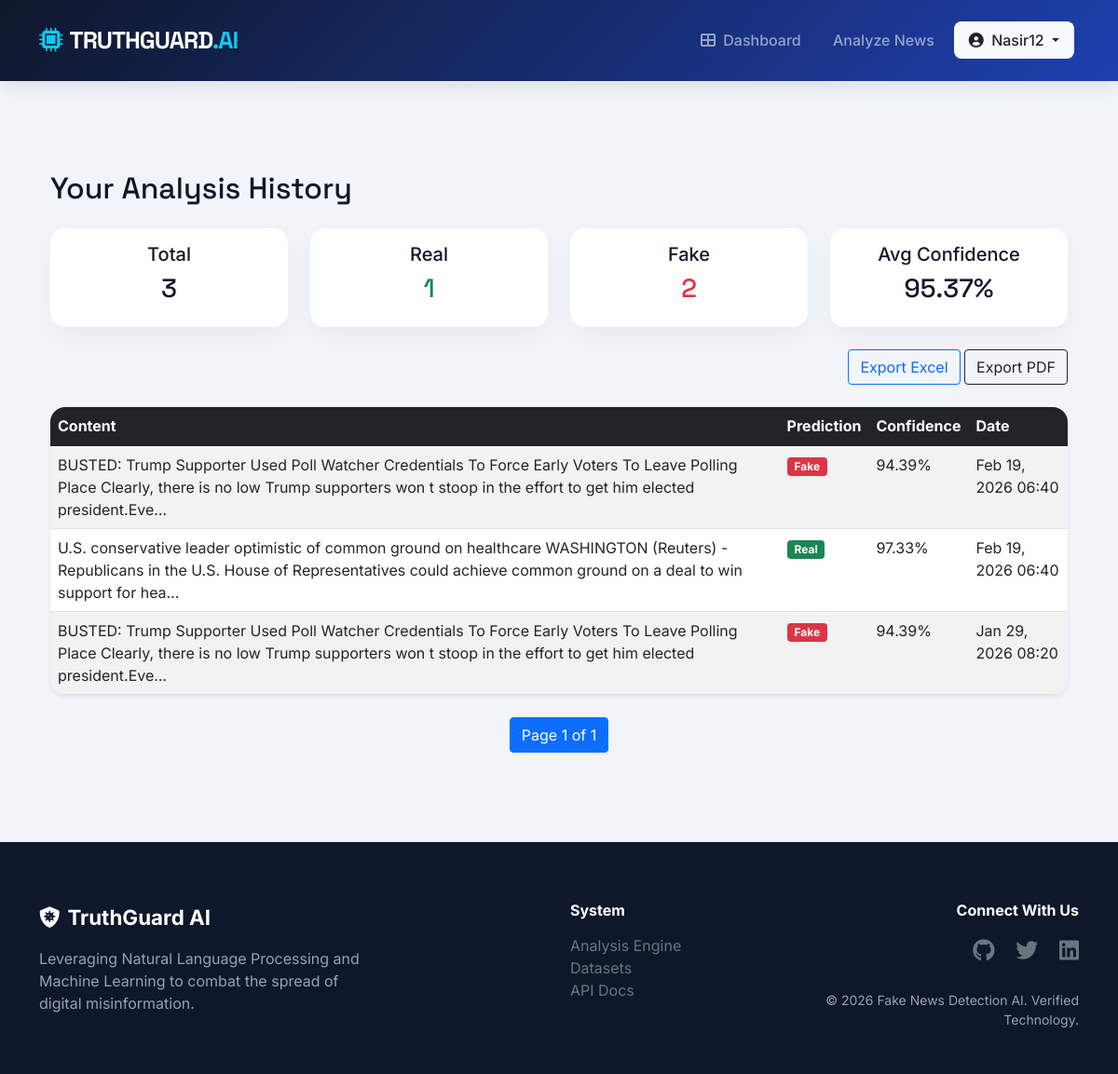
Page /analysis/history/ (signed in) on the committed database.
### myapp/models.py (models this page shows, shortened)
class AnalysisResult(models.Model):
    PREDICTION_CHOICES = (
        ('Real', 'Real'),
        ('Fake', 'Fake'),
    )
    article = models.OneToOneField(NewsArticle, on_delete=models.CASCADE, related_name='analysis')
    prediction = models.CharField(max_length=10, choices=PREDICTION_CHOICES)
    confidence_score = models.DecimalField(max_digits=5, decimal_places=2)
    model_version = models.CharField(max_length=50)
    analyzed_at = models.DateTimeField(default=timezone.now)

class NewsArticle(models.Model):
    user = models.ForeignKey(User, on_delete=models.CASCADE, related_name='news_articles')
    title = models.CharField(max_length=255, blank=True, null=True)
    content = models.TextField()
    submitted_at = models.DateTimeField(default=timezone.now)

### myapp/views.py (the view)
# urls.py: path('analysis/history/', views.analysis_history, name='analysis_history'),
@login_required
def analysis_history(request):
    results = AnalysisResult.objects.filter(
        article__user=request.user
    ).select_related('article').order_by('-analyzed_at')
    paginator = Paginator(results, 10)
    page_number = request.GET.get('page')
    page_obj = paginator.get_page(page_number)
    total = results.count()
    real_count = results.filter(prediction='Real').count()
    fake_count = results.filter(prediction='Fake').count()
    avg_confidence = results.aggregate(
        Avg('confidence_score')
    )['confidence_score__avg']
    context = {
        'page_obj': page_obj,
        'total': total,
        'real_count': real_count,
        'fake_count': fake_count,
        'avg_confidence': round(avg_confidence, 2) if avg_confidence else 0,
    }
    return render(request, 'analysis_history.html', context)

### templates/analysis_history.html (shortened to what this page needs)
{% extends "base.html" %}
{% block content %}
<div class="container my-5">
    <h2 class="mb-4">Your Analysis History</h2>
    <div class="row mb-4">
        <div class="col-md-3">
            <div class="card p-3 text-center">
                <h5>Total</h5>
                <h3>{{ total }}</h3>
            </div>
        </div>
        <div class="col-md-3">
            <div class="card p-3 text-center">
                <h5>Real</h5>
                <h3 class="text-success">{{ real_count }}</h3>
            </div>
        </div>
        <div class="col-md-3">
            <div class="card p-3 text-center">
                <h5>Fake</h5>
                <h3 class="text-danger">{{ fake_count }}</h3>
            </div>
        </div>
        <div class="col-md-3">
            <div class="card p-3 text-center">
                <h5>Avg Confidence</h5>
                <h3>{{ avg_confidence }}%</h3>
            </div>
        </div>
    </div>
    <div class="mb-4 text-end">
        <a href="{% url 'export_excel' %}" class="btn btn-outline-primary">
            Export Excel
        </a>
        <a href="{% url 'export_pdf' %}" class="btn btn-outline-dark">
            Export PDF
        </a>
    </div>
    <div class="card shadow-sm">
        <div class="table-responsive">
            <table class="table table-striped mb-0">
                <thead class="table-dark">
                    <tr>
                        <th>Content</th>
                        <th>Prediction</th>
                        <th>Confidence</th>
                        <th>Date</th>
                    </tr>
                </thead>
                <tbody>
                    {% for result in page_obj %}
                    <tr>
                        <td>{{ result.article.content|truncatechars:200 }}</td>
                        <td>
                            {% if result.prediction == "Real" %}
                                <span class="badge bg-success">Real</span>
                            {% else %}
                                <span class="badge bg-danger">Fake</span>
                            {% endif %}
                        </td>
                        <td>{{ result.confidence_score }}%</td>
                        <td>{{ result.analyzed_at|date:"M d, Y H:i" }}</td>
                    </tr>
                    {% empty %}
                    <tr>
                        <td colspan="4" class="text-center py-4">
                            No analysis history available.
                        </td>
                    </tr>
                    {% endfor %}
                </tbody>
            </table>
        </div>
    </div>
    <nav class="mt-4">
        <ul class="pagination justify-content-center">
            <li class="page-item active">
                <span class="page-link">
                    Page {{ page_obj.number }} of {{ page_obj.paginator.num_pages }}
                </span>
            </li>
        </ul>
    </nav>
</div>
{% endblock %}

### templates/base.html (shortened to what this page needs)
<!DOCTYPE html>
{% load static %}
<html lang="en">
<head>
    <link href="https://cdn.jsdelivr.net/npm/bootstrap@5.1.3/dist/css/bootstrap.min.css" rel="stylesheet">
    <link href="https://cdnjs.cloudflare.com/ajax/libs/font-awesome/6.0.0-beta3/css/all.min.css" rel="stylesheet">
</head>
<body>
    <nav class="navbar navbar-expand-lg navbar-dark sticky-top">
        <div class="container">
            <a class="navbar-brand" href="/">
                <i class="fas fa-microchip text-info me-2"></i>TRUTHGUARD<span class="text-info">.AI</span>
            </a>
            <div class="collapse navbar-collapse" id="navbarNav">
                <ul class="navbar-nav ms-auto align-items-center">
                    {% if user.is_authenticated %}
                        <li class="nav-item">
                            <a class="nav-link" href="{% url 'dashboard' %}"><i class="fas fa-th-large me-1"></i> Dashboard</a>
                        </li>
                        <li class="nav-item">
                            <a class="nav-link" href="{% url 'submit_news' %}"> Analyze News</a>
                        </li>
                        <li class="nav-item dropdown">
                            <a class="nav-link dropdown-toggle bg-light text-dark px-3 ms-2" href="#" id="userDrop" data-bs-toggle="dropdown">
                                <i class="fas fa-user-circle me-1"></i> {{ user.username }}
                            </a>
                        </li>
                    {% endif %}
                </ul>
            </div>
        </div>
    </nav>
    <main class="container my-5 fade-in">
        {% block content %}
        {% endblock %}
    </main>
    <footer>
        <div class="container">
            <div class="row g-4">
                <div class="col-lg-4">
                    <div class="footer-logo mb-3">
                        <i class="fas fa-shield-virus me-2"></i>TruthGuard AI
                    </div>
                    <p>Leveraging Natural Language Processing and Machine Learning to combat the spread of digital misinformation.</p>
                </div>
                <div class="col-lg-2 offset-lg-2">
                    <h6 class="text-white fw-bold mb-3">System</h6>
                    <ul class="list-unstyled">
                        <li><a href="#" class="text-decoration-none text-muted">Analysis Engine</a></li>
                        <li><a href="#" class="text-decoration-none text-muted">Datasets</a></li>
                        <li><a href="#" class="text-decoration-none text-muted">API Docs</a></li>
                    </ul>
                </div>
                <div class="col-lg-4 text-lg-end">
                    <h6 class="text-white fw-bold mb-3">Connect With Us</h6>
                    <div class="fs-4">
                        <a href="#" class="text-muted me-3"><i class="fab fa-github"></i></a>
                        <a href="#" class="text-muted me-3"><i class="fab fa-twitter"></i></a>
                        <a href="#" class="text-muted"><i class="fab fa-linkedin"></i></a>
                    </div>
                    <p class="mt-4 small">&copy; 2026 Fake News Detection AI. Verified Technology.</p>
                </div>
            </div>
        </div>
    </footer>
</body>
</html>

### templates/base.html (style rules this page uses)
:root { --glass-bg: rgba(255, 255, 255, 0.95); --primary-gradient: linear-gradient(135deg, #0f172a 0%, #1e40af 100%); --accent-color: #3b82f6; --success-green: #10b981; --fake-red: #ef4444; --text-main: #0f172a; --bg-body: #f1f5f9; }
body { font-family: 'Inter', sans-serif; background-color: var(--bg-body); color: var(--text-main); min-height: 100vh; display: flex; flex-direction: column; }
h1, h2, h3, .navbar-brand { font-family: 'Space Grotesk', sans-serif; }
.navbar { background: var(--primary-gradient); backdrop-filter: blur(10px); padding: 1.2rem 0; box-shadow: 0 4px 20px rgba(0,0,0,0.1); }
.navbar-brand { font-weight: 700; letter-spacing: -1px; font-size: 1.6rem; }
.nav-link { font-weight: 500; margin: 0 5px; border-radius: 8px; transition: all 0.2s ease; }
.card { border: none; border-radius: 16px; box-shadow: 0 10px 30px rgba(0,0,0,0.04); overflow: hidden; background: #ffffff; }
footer { background: #0f172a; color: #94a3b8; padding: 4rem 0 2rem; margin-top: auto; }
.footer-logo { color: white; font-weight: 700; font-size: 1.4rem; }
.fade-in { animation: fadeIn 0.6s ease-in; }

### rows in the picture
AnalysisResult: article.content "BUSTED: Trump Supporter Used Poll Watcher Credentials To Force Early Voters To Leave Polling Place Clearly, there is no low Trump supporters won t stoop in the effort to get him elected president.Eve…", prediction "Fake", confidence_score "94.39", analyzed_at "Feb 19, 2026 06:40"
AnalysisResult: article.content "U.S. conservative leader optimistic of common ground on healthcare WASHINGTON (Reuters) - Republicans in the U.S. House of Representatives could achieve common ground on a deal to win support for hea…", prediction "Real", confidence_score "97.33", analyzed_at "Feb 19, 2026 06:40"
AnalysisResult: article.content "BUSTED: Trump Supporter Used Poll Watcher Credentials To Force Early Voters To Leave Polling Place Clearly, there is no low Trump supporters won t stoop in the effort to get him elected president.Eve…", prediction "Fake", confidence_score "94.39", analyzed_at "Jan 29, 2026 08:20"

### other values in the picture
{{ user.username }} "Nasir12"
{{ total }} "3"
{{ real_count }} "1"
{{ fake_count }} "2"
{{ avg_confidence }} "95.37"
{{ page_obj.number }} "1"
{{ page_obj.paginator.num_pages }} "1"
